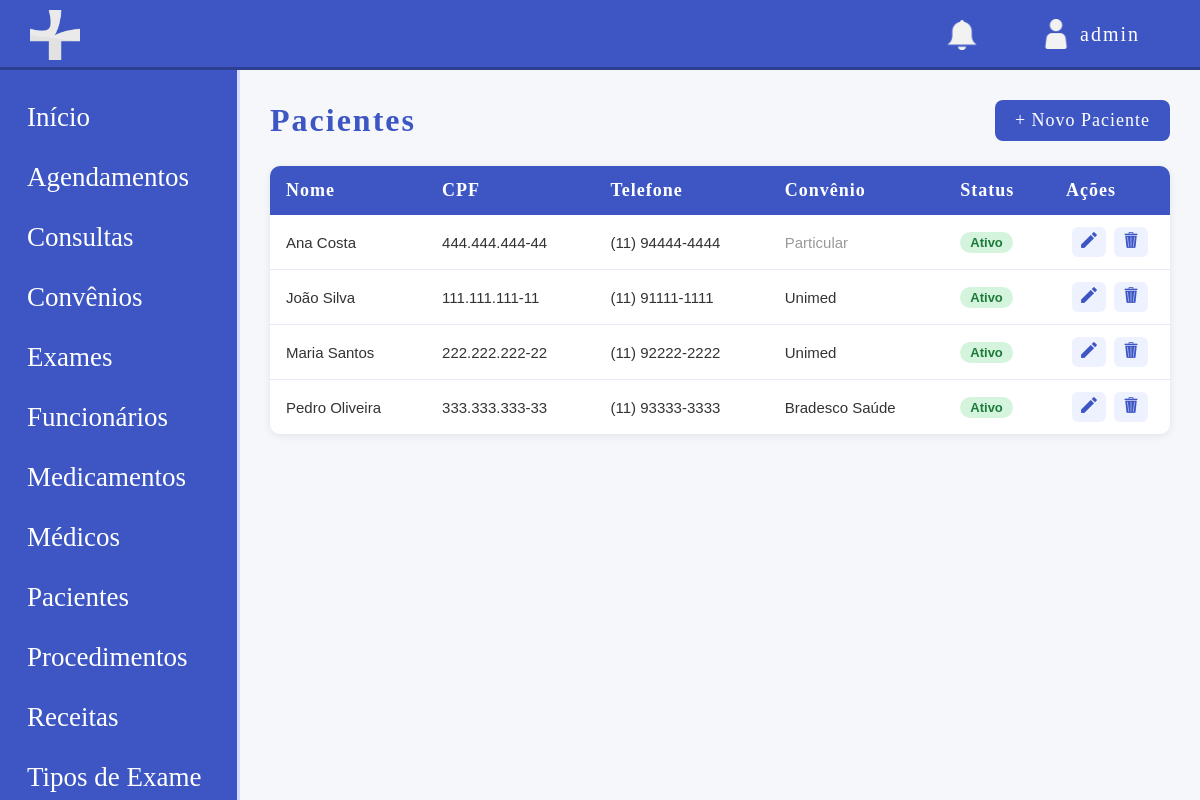
The app's page /modulos/pacientes/listar_paciente.php (signed in) with its own data.
### tables this page shows
CREATE TABLE paciente (
    id INT UNSIGNED NOT NULL AUTO_INCREMENT,
    id_convenio INT UNSIGNED DEFAULT NULL,
    nome VARCHAR(50) NOT NULL,
    email VARCHAR(100) NOT NULL,
    cpf CHAR(14) NOT NULL,
    rg VARCHAR(20) NOT NULL,
    data_nascimento DATE NOT NULL,
    telefone VARCHAR(20) NOT NULL,
    cep CHAR(9) NOT NULL,
    estado VARCHAR(50) NOT NULL,
    cidade VARCHAR(50) NOT NULL,
    bairro VARCHAR(50) NOT NULL,
    rua VARCHAR(200) NOT NULL,
    numero VARCHAR(15) NOT NULL,
    numero_convenio VARCHAR(30) DEFAULT NULL,
    condicoes_especiais TEXT,
    status ENUM('ATIVO', 'INATIVO') NOT NULL DEFAULT 'ATIVO',
    data_registro TIMESTAMP DEFAULT CURRENT_TIMESTAMP,
    PRIMARY KEY (id),
    UNIQUE KEY cpf (cpf),
    UNIQUE KEY rg (rg),
    KEY fk_paciente_convenio (id_convenio),
    CONSTRAINT fk_paciente_convenio FOREIGN KEY (id_convenio) REFERENCES convenio (id)
);

CREATE TABLE convenio (
    id INT UNSIGNED NOT NULL AUTO_INCREMENT,
    nome VARCHAR(100) NOT NULL,
    cnpj CHAR(18) DEFAULT NULL,
    telefone VARCHAR(20) DEFAULT NULL,
    ativo TINYINT(1) NOT NULL DEFAULT 1,
    data_registro TIMESTAMP DEFAULT CURRENT_TIMESTAMP,
    PRIMARY KEY (id),
    UNIQUE KEY uk_convenio_nome (nome)
);

### modulos/pacientes/listar_paciente.php (the view, shortened to what this page needs)
<?php
require '../../config/conexao.php';
$base = '/site-clinicamedica';
$sql = "SELECT p.*, c.nome AS convenio_nome
        FROM paciente p
        LEFT JOIN convenio c ON p.id_convenio = c.id
        ORDER BY p.status ASC, p.nome ASC";
$pacientes = $pdo->query($sql)->fetchAll();
?>
<!DOCTYPE html>
<html lang="pt-br">
<head>
    <link rel="stylesheet" href="<?php echo $base; ?>/css/style.css">
</head>
<body class="dashbody">
    <?php include '../../includes/header.php'; ?>
    <div class="layout">
        <?php include '../../includes/sidebar.php'; ?>
        <main class="main">
            <div class="pagina-topo">
                <h1>Pacientes</h1>
                <a href="cadastrar_paciente.php" class="btn-novo">+ Novo Paciente</a>
            </div>
            <?php if (count($pacientes) === 0): ?>
                <div class="vazio">
                    <p>Nenhum paciente cadastrado ainda.</p>
                    <a href="cadastrar_paciente.php" class="btn-novo">Cadastrar o primeiro</a>
                </div>
            <?php else: ?>
                <table class="tabela">
                    <thead>
                        <tr>
                            <th>Nome</th>
                            <th>CPF</th>
                            <th>Telefone</th>
                            <th>Convênio</th>
                            <th>Status</th>
                            <th style="width: 120px;">Ações</th>
                        </tr>
                    </thead>
                    <tbody>
                        <?php foreach ($pacientes as $p): ?>
                            <tr class="<?php echo $p['status'] === 'ATIVO' ? '' : 'linha-inativa'; ?>">
                                <td><?php echo htmlspecialchars($p['nome']); ?></td>
                                <td><?php echo htmlspecialchars($p['cpf']); ?></td>
                                <td><?php echo htmlspecialchars($p['telefone']); ?></td>
                                <td>
                                    <?php if ($p['convenio_nome']): ?>
                                        <?php echo htmlspecialchars($p['convenio_nome']); ?>
                                    <?php else: ?>
                                        <span style="color: #999;">Particular</span>
                                    <?php endif; ?>
                                </td>
                                <td>
                                    <?php if ($p['status'] === 'ATIVO'): ?>
                                        <span class="tag tag-ativo">Ativo</span>
                                    <?php else: ?>
                                        <span class="tag tag-inativo">Inativo</span>
                                    <?php endif; ?>
                                </td>
                                <td class="acoes">
                                    <a href="editar_paciente.php?id=<?php echo $p['id']; ?>" class="btn-acao" title="Editar">
                                        <img src="../../img/editar_icon.png" class="iconeacao" alt="Editar">
                                    </a>
                                    <a href="excluir_paciente.php?id=<?php echo $p['id']; ?>"
                                       class="btn-acao btn-excluir"
                                       title="Excluir"
                                       onclick="return confirm('Tem certeza que deseja excluir este paciente?');">
                                        <img src="../../img/excluir_icon.png" class="iconeacao" alt="Excluir">
                                    </a>
                                </td>
                            </tr>
                        <?php endforeach; ?>
                    </tbody>
                </table>
            <?php endif; ?>
        </main>
    </div>
</body>
</html>

### includes/header.php (shortened to what this page needs)
<?php
$nome_usuario = $_SESSION['usuario_login'] ?? 'Visitante';
$base = '/site-clinicamedica';
?>
<header class="header">
    <div class="logo">
        <img src="<?php echo $base; ?>/img/logo2simbolo.png" class="logodashboard" alt="Logo">
    </div>
    <div class="headerright">
        <span class="notif">
            <img src="<?php echo $base; ?>/img/sinobranco.png" class="icondashboard" alt="Notificações">
        </span>
        <div class="user">
            <span class="usericon">
                <img src="<?php echo $base; ?>/img/userbranco.png" class="icondashboard" id="usericon" alt="Usuário">
            </span>
            <span class="usertxt"><?php echo htmlspecialchars($nome_usuario); ?></span>
        </div>
    </div>
</header>

### includes/sidebar.php (shortened to what this page needs)
<?php
$perfil = $_SESSION['usuario_perfil'] ?? '';
$base = '/site-clinicamedica';
function podeVer(array $perfis_permitidos, string $perfil_atual): bool {
    return in_array($perfil_atual, $perfis_permitidos, true);
}
?>
<aside class="sidebar">
    <nav>
        <a href="<?php echo $base; ?>/dashboard.php" class="menuitem">
            <span>Início</span>
        </a>
        <?php if (podeVer(['Administrador', 'Recepcionista', 'Medico', 'Financeiro', 'Paciente'], $perfil)): ?>
            <a href="<?php echo $base; ?>/modulos/agendamentos_procedimentos/listar_agenda_procedimento.php" class="menuitem">
                <span>Agendamentos</span>
            </a>
        <?php endif; ?>
        <?php if (podeVer(['Administrador', 'Recepcionista', 'Medico', 'Financeiro', 'Paciente'], $perfil)): ?>
            <a href="<?php echo $base; ?>/modulos/consultas/listar_consulta.php" class="menuitem">
                <span>Consultas</span>
            </a>
        <?php endif; ?>
        <?php if (podeVer(['Administrador', 'Recepcionista', 'Financeiro'], $perfil)): ?>
            <a href="<?php echo $base; ?>/modulos/convenios/listar_convenio.php" class="menuitem">
                <span>Convênios</span>
            </a>
        <?php endif; ?>
        <?php if (podeVer(['Administrador', 'Recepcionista', 'Medico', 'Financeiro', 'Paciente'], $perfil)): ?>
            <a href="<?php echo $base; ?>/modulos/exames/listar_exame.php" class="menuitem">
                <span>Exames</span>
            </a>
        <?php endif; ?>
        <?php if (podeVer(['Administrador', 'Financeiro'], $perfil)): ?>
            <a href="<?php echo $base; ?>/modulos/funcionarios/listar_funcionario.php" class="menuitem">
                <span>Funcionários</span>
            </a>
        <?php endif; ?>
        <?php if (podeVer(['Administrador', 'Medico'], $perfil)): ?>
            <a href="<?php echo $base; ?>/modulos/medicamentos/listar_medicamento.php" class="menuitem">
                <span>Medicamentos</span>
            </a>
        <?php endif; ?>
        <?php if (podeVer(['Administrador', 'Recepcionista', 'Financeiro'], $perfil)): ?>
            <a href="<?php echo $base; ?>/modulos/medicos/listar_medico.php" class="menuitem">
                <span>Médicos</span>
            </a>
        <?php endif; ?>
        <?php if (podeVer(['Administrador', 'Recepcionista', 'Medico'], $perfil)): ?>
            <a href="<?php echo $base; ?>/modulos/pacientes/listar_paciente.php" class="menuitem">
                <span>Pacientes</span>
            </a>
        <?php endif; ?>
        <?php if (podeVer(['Administrador', 'Recepcionista', 'Medico'], $perfil)): ?>
            <a href="<?php echo $base; ?>/modulos/procedimentos/listar_procedimento.php" class="menuitem">
                <span>Procedimentos</span>
            </a>
        <?php endif; ?>
        <?php if (podeVer(['Administrador', 'Medico', 'Paciente'], $perfil)): ?>
            <a href="<?php echo $base; ?>/modulos/receitas/listar_receitas.php" class="menuitem">
                <span>Receitas</span>
            </a>
        <?php endif; ?>
        <?php if (podeVer(['Administrador', 'Medico'], $perfil)): ?>
            <a href="<?php echo $base; ?>/modulos/tipos_exames/listar_tipoexame.php" class="menuitem">
                <span>Tipos de Exame</span>
            </a>
        <?php endif; ?>
    </nav>
</aside>

### css/style.css (style rules this page uses)
* { margin: 0; padding: 0; box-sizing: border-box; }
body { font-family: Arial, sans-serif; background-color: #f5f7fb; color: #3d56c4; }
.header { height: 70px; background-color: #3d56c4; display: flex; align-items: center; justify-content: space-between; padding: 0 30px; border-bottom: 3px solid #2c3e8f; position: fixed; top: 0; left: 0; right: 0; z-index: 1000; }
.logodashboard { width: 50px; margin-top: 7px; }
.icondashboard { width: 30px; margin-top: 7px; margin-right: 30px; }
#usericon { margin-top: 0; margin-left: 40px; }
.user { margin-right: 30px; }
.usertxt { font-family: 'Coolvetica'; letter-spacing: 2px; font-size: 20px; margin-top: 2px; }
.headerright { display: flex; align-items: center; gap: 25px; color: white; }
.notif { font-size: 20px; cursor: pointer; color: white; }
.user { display: flex; align-items: center; gap: 10px; font-weight: 500; color: white; }
.usericon { width: 38px; height: 38px; border-radius: 50%; display: flex; align-items: center; justify-content: center; color: white; }
.layout { display: flex; }
.sidebar { width: 240px; height: calc(100vh - 70px); background-color: #3d56c4; position: fixed; top: 70px; left: 0; border-right: 3px solid #d4dcff; display: flex; flex-direction: column; justify-content: space-between; padding: 20px 12px; overflow-y: auto; gap: 50px; }
.sidebar nav { display: flex; flex-direction: column; gap: 5px; }
.menuitem { display: flex; gap: 12px; padding: 12px 15px; border-radius: 8px; text-decoration: none; color: white; font-family: "Coolvetica"; font-size: 27px; transition: 0.2s; }
.main { margin-left: 240px; padding: 100px 30px 30px; width: calc(100% - 240px); min-height: 100vh; }
.pagina-topo { display: flex; justify-content: space-between; align-items: center; margin-bottom: 25px; }
.pagina-topo h1 { font-family: 'Coolvetica'; font-size: 32px; color: #3d56c4; letter-spacing: 2px; }
.btn-novo { background-color: #3d56c4; color: white; text-decoration: none; padding: 10px 20px; border-radius: 8px; font-family: 'Coolvetica'; font-size: 18px; letter-spacing: 1px; transition: 0.2s; }
.tabela { width: 100%; border-collapse: collapse; background-color: white; border-radius: 10px; overflow: hidden; box-shadow: 0 2px 8px rgba(0,0,0,0.08); }
.tabela thead { background-color: #3d56c4; }
.tabela th { color: white; font-family: 'Coolvetica'; font-size: 18px; letter-spacing: 1px; padding: 14px 16px; text-align: left; }
.tabela td { padding: 12px 16px; border-bottom: 1px solid #e5e8f5; color: #333; font-size: 15px; }
.tabela tbody tr:last-child td { border-bottom: none; }
.tag { display: inline-block; padding: 3px 10px; border-radius: 12px; font-size: 13px; font-weight: 600; }
.tag-ativo { background-color: #d4f4dd; color: #1e7a3a; }
.acoes { text-align: center; white-space: nowrap; }
.btn-acao { display: inline-block; padding: 5px 9px; margin: 0 2px; border-radius: 6px; text-decoration: none; font-size: 16px; background-color: #eef2ff; transition: 0.2s; }
.iconeacao { width: 16px; height: 16px; }

### records on screen
paciente: nome "Ana Costa", cpf "444.444.444-44", telefone "(11) 94444-4444", shows "Particular", status "Ativo"
paciente: nome "João Silva", cpf "111.111.111-11", telefone "(11) 91111-1111", id_convenio.nome "Unimed", status "Ativo"
paciente: nome "Maria Santos", cpf "222.222.222-22", telefone "(11) 92222-2222", id_convenio.nome "Unimed", status "Ativo"
paciente: nome "Pedro Oliveira", cpf "333.333.333-33", telefone "(11) 93333-3333", id_convenio.nome "Bradesco Saúde", status "Ativo"

### other values on screen
$nome_usuario "admin"
